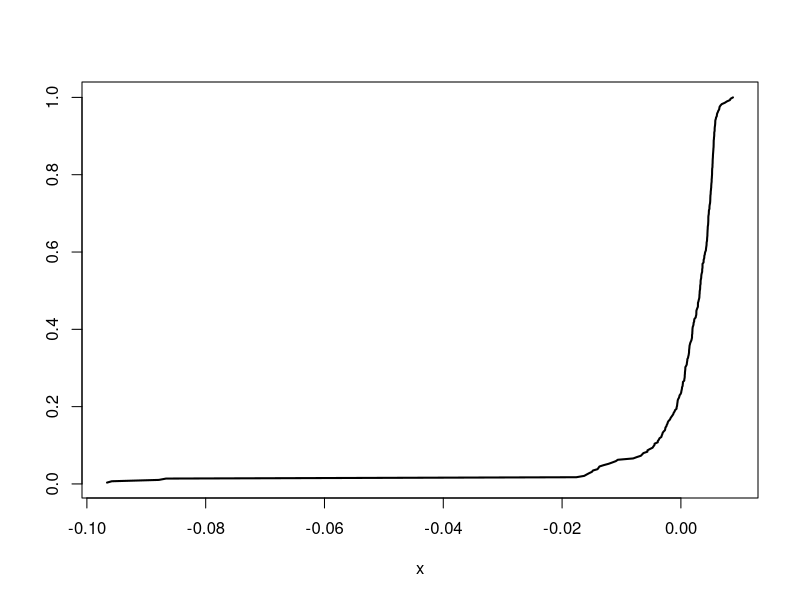
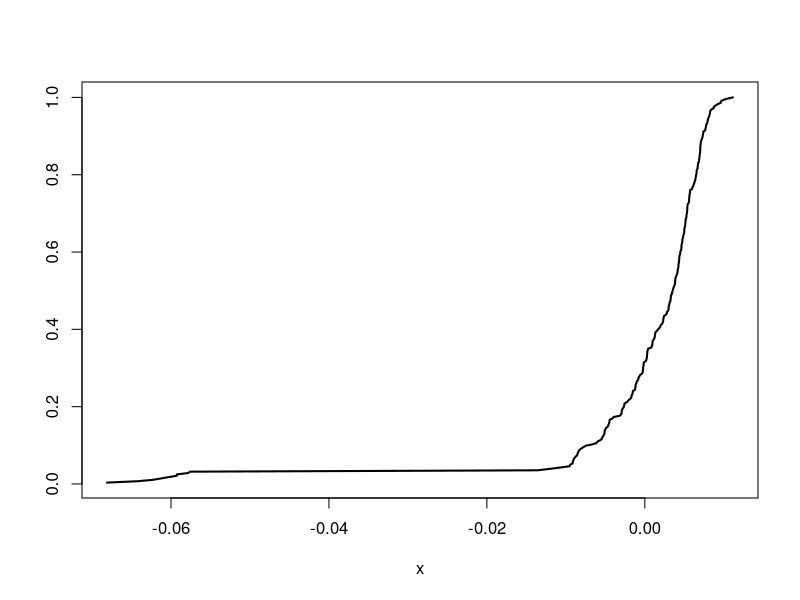

Generate these figures, in order, with R:
## ---- chunk 1
knitr::opts_knit$set(root.dir = '/home/tucker/Documents/GitHub/BEwebinar/Data')
## ---- chunk 2
ndc <- read.table("Nondefcap.dat")
ndc <- ts(ndc[,2],start=c(1992,3),frequency=12,names= "NewOrders")
ndc.diff <- diff(ndc)
n <- length(ndc.diff)
gamma.hat <- acf(ndc.diff,lag=n-1,type="covariance",plot=FALSE)$acf[,,1]
ndc.acf1 <- gamma.hat[2]
## ---- chunk 3
b.sub <- 5
q.sub <- floor(n-b.sub+1)
sub.edf <- NULL
for(i in 1:q.sub)
{
	sub.ndc <- ndc.diff[i:(i+b.sub-1)]
	gamma.sub <- acf(sub.ndc,lag=b.sub-1,type="covariance",plot=FALSE)$acf[,,1]
	sub.edf <- c(sub.edf,sqrt(b.sub)*(gamma.sub[2]-ndc.acf1))
}
sub.edf <- sort(sub.edf)
interval <- c(sub.edf[floor(.025*q.sub)],sub.edf[floor(.975*q.sub)])
## ---- chunk 4
plot(sub.edf,seq(1,q.sub)/q.sub,type="l",xlab="x",ylab="",lwd=2)
## ---- chunk 5
b.sub <- 10
q.sub <- floor(n-b.sub+1)
sub.edf <- NULL
for(i in 1:q.sub)
{
	sub.ndc <- ndc.diff[i:(i+b.sub-1)]
	gamma.sub <- acf(sub.ndc,lag=b.sub-1,type="covariance",plot=FALSE)$acf[,,1]
	sub.edf <- c(sub.edf,sqrt(b.sub)*(gamma.sub[2]-ndc.acf1))
}
sub.edf <- sort(sub.edf)
interval <- c(sub.edf[floor(.025*q.sub)],sub.edf[floor(.975*q.sub)])
## ---- chunk 6
plot(sub.edf,seq(1,q.sub)/q.sub,type="l",xlab="x",ylab="",lwd=2)
